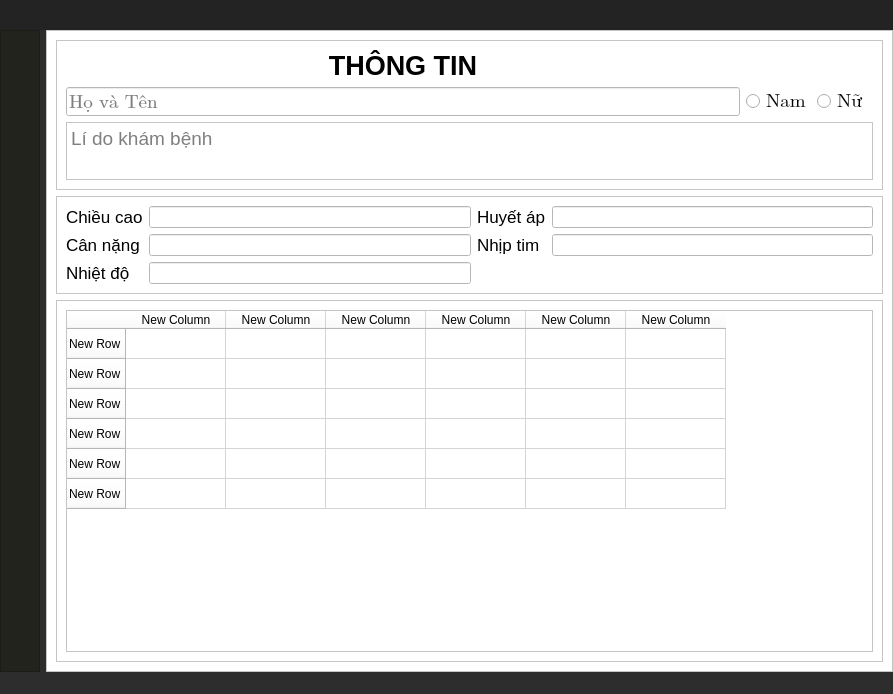
<?xml version="1.0" encoding="UTF-8"?>
<ui version="4.0">
 <class>MainWindow</class>
 <widget class="QMainWindow" name="MainWindow">
  <property name="geometry">
   <rect>
    <x>0</x>
    <y>0</y>
    <width>893</width>
    <height>694</height>
   </rect>
  </property>
  <property name="windowTitle">
   <string>MainWindow</string>
  </property>
  <property name="styleSheet">
   <string notr="true">background-color: rgb(45, 45, 45);</string>
  </property>
  <widget class="QWidget" name="centralwidget">
   <layout class="QVBoxLayout" name="verticalLayout">
    <property name="spacing">
     <number>0</number>
    </property>
    <property name="leftMargin">
     <number>0</number>
    </property>
    <property name="topMargin">
     <number>0</number>
    </property>
    <property name="rightMargin">
     <number>0</number>
    </property>
    <property name="bottomMargin">
     <number>0</number>
    </property>
    <item>
     <widget class="QFrame" name="frame">
      <property name="minimumSize">
       <size>
        <width>0</width>
        <height>30</height>
       </size>
      </property>
      <property name="maximumSize">
       <size>
        <width>16777215</width>
        <height>40</height>
       </size>
      </property>
      <property name="styleSheet">
       <string notr="true">background-color: rgb(35, 35, 35);</string>
      </property>
      <property name="frameShape">
       <enum>QFrame::NoFrame</enum>
      </property>
      <property name="frameShadow">
       <enum>QFrame::Raised</enum>
      </property>
     </widget>
    </item>
    <item>
     <widget class="QFrame" name="frame_2">
      <property name="frameShape">
       <enum>QFrame::NoFrame</enum>
      </property>
      <property name="frameShadow">
       <enum>QFrame::Raised</enum>
      </property>
      <layout class="QHBoxLayout" name="horizontalLayout">
       <property name="spacing">
        <number>6</number>
       </property>
       <property name="leftMargin">
        <number>0</number>
       </property>
       <property name="topMargin">
        <number>0</number>
       </property>
       <property name="rightMargin">
        <number>0</number>
       </property>
       <property name="bottomMargin">
        <number>0</number>
       </property>
       <item>
        <widget class="QFrame" name="frame_3">
         <property name="minimumSize">
          <size>
           <width>40</width>
           <height>0</height>
          </size>
         </property>
         <property name="maximumSize">
          <size>
           <width>70</width>
           <height>16777215</height>
          </size>
         </property>
         <property name="styleSheet">
          <string notr="true">background-color: rgb(35, 35, 30);</string>
         </property>
         <property name="frameShape">
          <enum>QFrame::StyledPanel</enum>
         </property>
         <property name="frameShadow">
          <enum>QFrame::Raised</enum>
         </property>
        </widget>
       </item>
       <item>
        <widget class="QFrame" name="frame_content">
         <property name="styleSheet">
          <string notr="true">background-color: rgb(255, 255, 255);</string>
         </property>
         <property name="frameShape">
          <enum>QFrame::StyledPanel</enum>
         </property>
         <property name="frameShadow">
          <enum>QFrame::Raised</enum>
         </property>
         <layout class="QVBoxLayout" name="verticalLayout_2">
          <item>
           <widget class="QFrame" name="frame_info">
            <property name="maximumSize">
             <size>
              <width>16777215</width>
              <height>150</height>
             </size>
            </property>
            <property name="frameShape">
             <enum>QFrame::StyledPanel</enum>
            </property>
            <property name="frameShadow">
             <enum>QFrame::Raised</enum>
            </property>
            <layout class="QGridLayout" name="gridLayout">
             <item row="2" column="0">
              <widget class="QLineEdit" name="lineEdit">
               <property name="font">
                <font>
                 <family>Cambria Math</family>
                 <pointsize>14</pointsize>
                </font>
               </property>
               <property name="placeholderText">
                <string>Họ và Tên</string>
               </property>
              </widget>
             </item>
             <item row="2" column="1">
              <widget class="QRadioButton" name="radioButton_2">
               <property name="font">
                <font>
                 <family>Cambria Math</family>
                 <pointsize>14</pointsize>
                </font>
               </property>
               <property name="text">
                <string>Nam</string>
               </property>
              </widget>
             </item>
             <item row="4" column="0" colspan="4">
              <widget class="QPlainTextEdit" name="plainTextEdit">
               <property name="minimumSize">
                <size>
                 <width>0</width>
                 <height>50</height>
                </size>
               </property>
               <property name="font">
                <font>
                 <pointsize>14</pointsize>
                </font>
               </property>
               <property name="placeholderText">
                <string>Lí do khám bệnh</string>
               </property>
              </widget>
             </item>
             <item row="2" column="2">
              <widget class="QRadioButton" name="radioButton">
               <property name="font">
                <font>
                 <family>Cambria Math</family>
                 <pointsize>14</pointsize>
                </font>
               </property>
               <property name="text">
                <string>Nữ</string>
               </property>
              </widget>
             </item>
             <item row="1" column="0">
              <widget class="QLabel" name="label">
               <property name="font">
                <font>
                 <pointsize>20</pointsize>
                 <weight>75</weight>
                 <bold>true</bold>
                </font>
               </property>
               <property name="text">
                <string>THÔNG TIN</string>
               </property>
               <property name="alignment">
                <set>Qt::AlignCenter</set>
               </property>
              </widget>
             </item>
            </layout>
           </widget>
          </item>
          <item>
           <widget class="QFrame" name="frame_spec">
            <property name="frameShape">
             <enum>QFrame::StyledPanel</enum>
            </property>
            <property name="frameShadow">
             <enum>QFrame::Raised</enum>
            </property>
            <layout class="QGridLayout" name="gridLayout_2">
             <item row="0" column="0">
              <widget class="QLabel" name="label_2">
               <property name="font">
                <font>
                 <pointsize>13</pointsize>
                </font>
               </property>
               <property name="text">
                <string>Chiều cao</string>
               </property>
              </widget>
             </item>
             <item row="0" column="1">
              <widget class="QLineEdit" name="lineEdit_2"/>
             </item>
             <item row="0" column="2">
              <widget class="QLabel" name="label_5">
               <property name="font">
                <font>
                 <pointsize>13</pointsize>
                </font>
               </property>
               <property name="text">
                <string>Huyết áp</string>
               </property>
              </widget>
             </item>
             <item row="0" column="3">
              <widget class="QLineEdit" name="lineEdit_5"/>
             </item>
             <item row="1" column="0">
              <widget class="QLabel" name="label_3">
               <property name="font">
                <font>
                 <pointsize>13</pointsize>
                </font>
               </property>
               <property name="text">
                <string>Cân nặng</string>
               </property>
              </widget>
             </item>
             <item row="1" column="1">
              <widget class="QLineEdit" name="lineEdit_3"/>
             </item>
             <item row="1" column="2">
              <widget class="QLabel" name="label_6">
               <property name="font">
                <font>
                 <pointsize>13</pointsize>
                </font>
               </property>
               <property name="text">
                <string>Nhịp tim</string>
               </property>
              </widget>
             </item>
             <item row="1" column="3">
              <widget class="QLineEdit" name="lineEdit_6"/>
             </item>
             <item row="2" column="0">
              <widget class="QLabel" name="label_4">
               <property name="font">
                <font>
                 <pointsize>13</pointsize>
                </font>
               </property>
               <property name="text">
                <string>Nhiệt độ</string>
               </property>
              </widget>
             </item>
             <item row="2" column="1">
              <widget class="QLineEdit" name="lineEdit_4"/>
             </item>
            </layout>
           </widget>
          </item>
          <item>
           <widget class="QFrame" name="frame_history">
            <property name="frameShape">
             <enum>QFrame::StyledPanel</enum>
            </property>
            <property name="frameShadow">
             <enum>QFrame::Raised</enum>
            </property>
            <layout class="QVBoxLayout" name="verticalLayout_3">
             <item>
              <widget class="QTableWidget" name="tableWidget">
               <row>
                <property name="text">
                 <string>New Row</string>
                </property>
               </row>
               <row>
                <property name="text">
                 <string>New Row</string>
                </property>
               </row>
               <row>
                <property name="text">
                 <string>New Row</string>
                </property>
               </row>
               <row>
                <property name="text">
                 <string>New Row</string>
                </property>
               </row>
               <row>
                <property name="text">
                 <string>New Row</string>
                </property>
               </row>
               <row>
                <property name="text">
                 <string>New Row</string>
                </property>
               </row>
               <column>
                <property name="text">
                 <string>New Column</string>
                </property>
               </column>
               <column>
                <property name="text">
                 <string>New Column</string>
                </property>
               </column>
               <column>
                <property name="text">
                 <string>New Column</string>
                </property>
               </column>
               <column>
                <property name="text">
                 <string>New Column</string>
                </property>
               </column>
               <column>
                <property name="text">
                 <string>New Column</string>
                </property>
               </column>
               <column>
                <property name="text">
                 <string>New Column</string>
                </property>
               </column>
              </widget>
             </item>
            </layout>
           </widget>
          </item>
         </layout>
        </widget>
       </item>
      </layout>
     </widget>
    </item>
   </layout>
  </widget>
  <widget class="QStatusBar" name="statusbar"/>
 </widget>
 <resources/>
 <connections/>
</ui>
